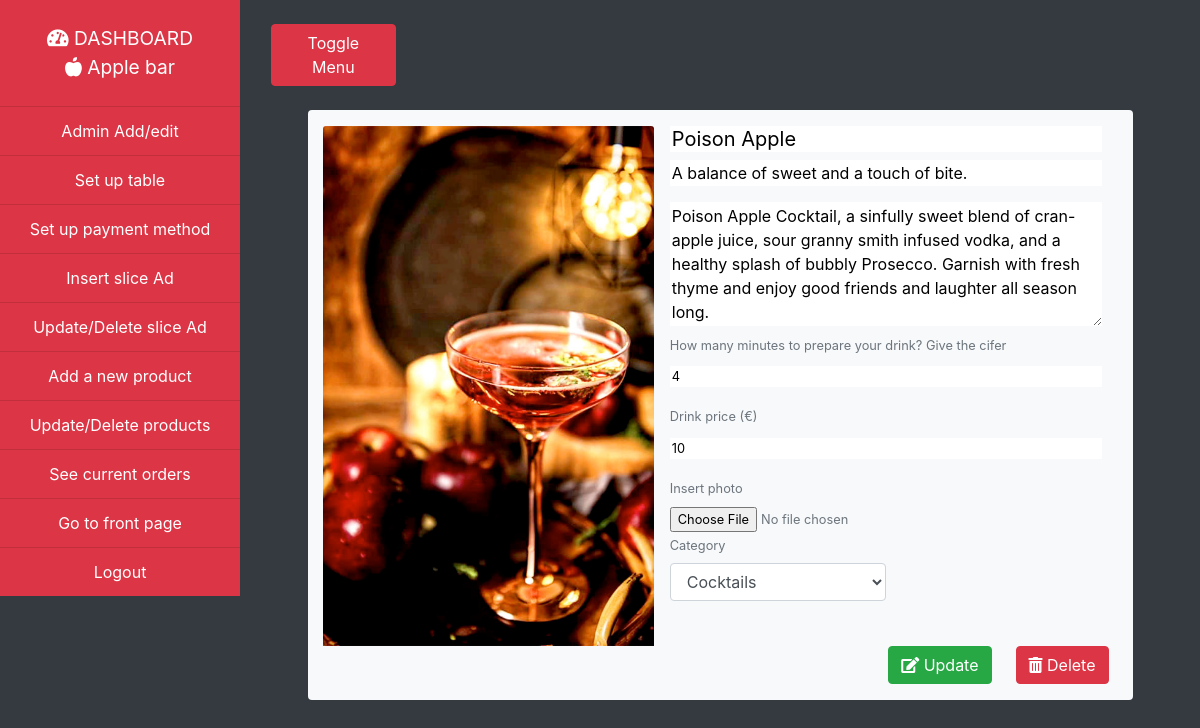
Screenshot of /admin/result_edit_a_drink.php?id=3 (signed in) with the database file from the repository.
### tables this page shows
CREATE TABLE IF NOT EXISTS `products` (
  `id` int(11) NOT NULL AUTO_INCREMENT,
  `name` varchar(255) NOT NULL,
  `caption` varchar(255) NOT NULL,
  `description` text NOT NULL,
  `time_prepare` int(11) NOT NULL,
  `price` int(11) NOT NULL,
  `photo_file` varchar(255) NOT NULL,
  `category_id` int(11) NOT NULL,
  PRIMARY KEY (`id`),
  KEY `category_id` (`category_id`),
  KEY `category_id_2` (`category_id`)
);

### admin/includes/Database.Class.php (called while the page is built, shortened)
<?php
class Database
{
    public $connection;
    public function open_db_connection()
    {
        $this->connection = mysqli_connect(DB_HOST, DB_USER, DB_PASS, DB_NAME);
    }
    public function query($sql)
    {
        $result = $this->connection->query($sql);
        return $result;
    }
}
$database = new Database();

### admin/includes/Db_object.Class.php (called while the page is built, shortened)
<?php
class Db_object
{
    public static function find_by_id($id)
    {
        $result = static::find_this_query("SELECT * from " . static::$db_table . " WHERE id=$id LIMIT 1");
        return !empty($result) ? array_shift($result) : false;
    }
    public static function find_this_query($sql)
    {
        global $database;
        $result = $database->query($sql);
        $the_object_array = array();
        while ($row = mysqli_fetch_array($result)) {
            $the_object_array[] = static::instantie($row);
        }
        return $the_object_array;
    }
    public static function instantie($result)
    {   $calling_class = get_called_class();
        $the_object = new $calling_class;
        foreach ($result as $the_attribute => $value) {
            if($the_object->has_the_attribute($the_attribute)) {
                $the_object->$the_attribute = $value;
            }
        }
        return $the_object;
    }
    private function has_the_attribute($the_attribute)
    {
        $object_properties = get_object_vars($this);
        return array_key_exists($the_attribute, $object_properties);
    }
}
?>

### admin/includes/Data.Class.php (called while the page is built, shortened)
<?php
class Data extends Db_object
{
    public $photo_file;
    public $upload_directory = 'img'. DS .'products';
    public function picture_path(){
        return $this->upload_directory. DS .$this->photo_file;
    }
}

### admin/result_edit_a_drink.php (the view, shortened to what this page needs)
<?php include("includes/template_header.php"); ?>
<?php include("includes/sidebar_DBD.php"); ?>
<?php
$data = Data::find_by_id($_GET['id']);
?>
<div class="row">
    <div class="col-12 col-lg-10 mb-3 bg-light rounded mx-auto">
        <form action="" method="POST" enctype="multipart/form-data">
            <div class="row no-gutters">
                <div class="col-md-5 mt-3">
                    <img id="output" src="<?php echo $data->picture_path(); ?>" class="menucard-img">
                </div>
                <div class="col-md-7">
                    <div class="m-3">
                        <h5>
                            <input type="text" name="name" class="border-0 w-100" placeholder="Drink name" value="<?php echo $data->name; ?>">
                        </h5>
                        <p class="card-text">
                            <input type="text" name="caption" class="border-0 w-100" placeholder="Tell something about your drink" value="<?php echo $data->caption; ?>">
                        </p>
                        <textarea name="description" class="border-0 w-100" cols="30" rows="5" ><?php echo $data->description; ?></textarea>
                        <p><small class="text-muted">
                                <label for="time_prepare">How many minutes to prepare your drink? Give the cifer</label>
                                <input type="text" name="time_prepare" class="border-0 w-100 text-sm text-grey-300" placeholder="3" value="<?php echo $data->time_prepare; ?>">
                            </small></p>
                        <p><small class="text-muted">
                                <label for="price">Drink price (€)</label>
                                <input type="text" name="price" class="border-0 w-100 text-sm text-grey-300" placeholder="10"  value="<?php echo $data->price; ?>">
                            </small></p>
                        <div class="col-12 text-grey-300 p-0">
                            <small class="text-muted">
                                    <label for="photo_file">Insert photo</label>
                                    <input type="file" accept="image/*" name="photo_file" id="file" onchange="loadFile(event)" class="border-0 w-100 text-sm text-grey-300">
                            </small>
                        </div>
                        <div class="form-group col-md-6 p-0">
                            <small class="text-muted">
                                <label for="category_id">Category</label>
                                <select id="category_id" name="category_id" class="form-control">
                                    <option value=1 <?php if($data->category_id==1) echo 'selected="selected"';?>>Cocktails</option>
                                </select>
                            </small>
                        </div>
                    </div>
                </div>
            </div>
            <div class="row justify-content-end">
                <button  type="submit" name="submit" class="btn btn-success mr-4 mb-3"><i class="fas fa-edit"></i> Update</button>
                <a href="delete_product.php?id=<?php echo $data->id; ?>" class="btn btn-danger mr-4 mb-3"><i class="fas fa-trash-alt"></i> Delete</a>
            </div>
        </form>
    </div>
</div>
</div>
<?php include("includes/template_footer.php"); ?>

### admin/css/templatemenu.css (style rules this page uses)
body { overflow-x: hidden; }
.menucard-img { border-top-left-radius: calc(.25rem - 1px); border-top-right-radius: calc(.25rem - 1px); height: 65vh; object-fit: cover; object-position: center center; }
img { max-width: 100%; height: auto; display:block; vertical-align: middle; border-style: none; }

### rows the page displays
products: photo_file (picture), name "Poison Apple", caption "A balance of sweet and a touch of bite.", description "Poison Apple Cocktail, a sinfully sweet blend of cran-apple juice, sour granny smith infused vodka, and a healthy splash of bubbly Prosecco. Garnish with fresh thyme and enjoy good friends and laughter all season long.", time_prepare "4", price "10", category_id "Cocktails"
